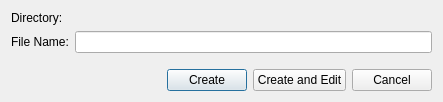
<?xml version="1.0" encoding="UTF-8"?>
<ui version="4.0">
 <class>CreateFileDialog</class>
 <widget class="QDialog" name="CreateFileDialog">
  <property name="geometry">
   <rect>
    <x>0</x>
    <y>0</y>
    <width>443</width>
    <height>102</height>
   </rect>
  </property>
  <property name="windowTitle">
   <string>Create File</string>
  </property>
  <layout class="QVBoxLayout" name="verticalLayout">
   <item>
    <layout class="QGridLayout" name="gridLayout">
     <item row="0" column="0">
      <widget class="QLabel" name="label_2">
       <property name="text">
        <string>Directory:</string>
       </property>
      </widget>
     </item>
     <item row="0" column="1">
      <widget class="QLabel" name="dirLabel">
       <property name="text">
        <string/>
       </property>
      </widget>
     </item>
     <item row="1" column="0">
      <widget class="QLabel" name="label">
       <property name="text">
        <string>File Name:</string>
       </property>
      </widget>
     </item>
     <item row="1" column="1">
      <widget class="QLineEdit" name="lineEdit"/>
     </item>
    </layout>
   </item>
   <item>
    <spacer name="verticalSpacer">
     <property name="orientation">
      <enum>Qt::Vertical</enum>
     </property>
     <property name="sizeHint" stdset="0">
      <size>
       <width>20</width>
       <height>40</height>
      </size>
     </property>
    </spacer>
   </item>
   <item>
    <layout class="QHBoxLayout" name="horizontalLayout">
     <item>
      <spacer name="horizontalSpacer">
       <property name="orientation">
        <enum>Qt::Horizontal</enum>
       </property>
       <property name="sizeHint" stdset="0">
        <size>
         <width>40</width>
         <height>20</height>
        </size>
       </property>
      </spacer>
     </item>
     <item>
      <widget class="QPushButton" name="createButton">
       <property name="text">
        <string>Create</string>
       </property>
      </widget>
     </item>
     <item>
      <widget class="QPushButton" name="editButton">
       <property name="text">
        <string>Create and Edit</string>
       </property>
      </widget>
     </item>
     <item>
      <widget class="QPushButton" name="cancelButton">
       <property name="text">
        <string>Cancel</string>
       </property>
      </widget>
     </item>
    </layout>
   </item>
  </layout>
 </widget>
 <tabstops>
  <tabstop>lineEdit</tabstop>
  <tabstop>createButton</tabstop>
  <tabstop>editButton</tabstop>
  <tabstop>cancelButton</tabstop>
 </tabstops>
 <resources/>
 <connections/>
</ui>
